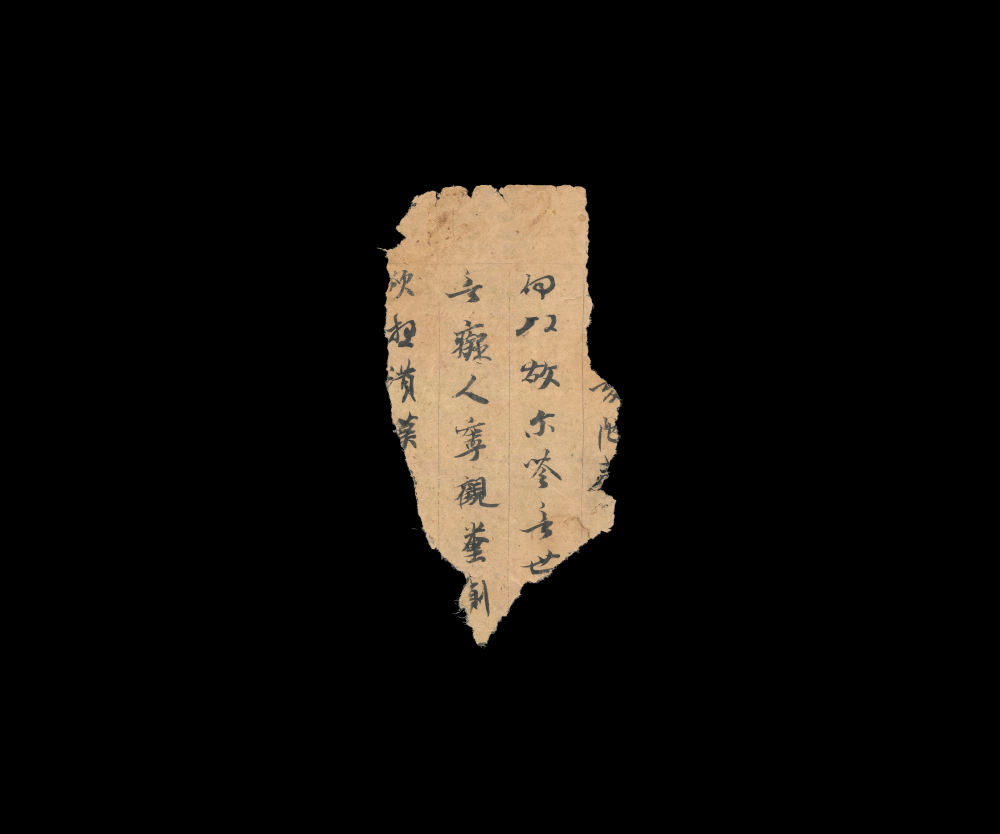
#> input picture parid/12/2.jpg, 3000 x 2500 px, found by its file name (shown at 1/3 size)
$ jupyter execute demo1.ipynb
#> lines starting #> are read from the running program, lines starting #| are printed output that depends on the picture; after the words box and inside, x2 and y2 are one past the last pixel; in counts of white or black regions, pixels touching at a corner belong together
[cell 1]
import cv2
import numpy as np
import matplotlib.pyplot as plt

# 设置 matplotlib 支持中文显示
plt.rcParams['font.sans-serif'] = ['SimHei']
plt.rcParams['axes.unicode_minus'] = False

def freeman_chain_code(contour, closed=True):
    """改进的Freeman链码生成函数，支持开放和闭合轮廓"""
    directions = [0, 1, 2, 3, 4, 5, 6, 7]
    dx = [1, 1, 0, -1, -1, -1, 0, 1]
    dy = [0, 1, 1, 1, 0, -1, -1, -1]
    chain_code = []
    n = len(contour)

    for i in range(n - 1 if not closed else n):
        current = contour[i % n][0]
        next_p = contour[(i + 1) % n][0]
        delta = (next_p[0] - current[0], next_p[1] - current[1])

        found = False
        for j, (ddx, ddy) in enumerate(zip(dx, dy)):
            if delta == (ddx, ddy):
                chain_code.append(j)
                found = True
                break
        if not found:
            raise ValueError(f"Invalid direction delta: {delta} at index {i}")

    return chain_code

# 图像读取（替换为你的实际路径）
image_path = r"C:\Users\28489\Desktop\paired\12\2.jpg"
original = cv2.imread(image_path, cv2.IMREAD_GRAYSCALE)
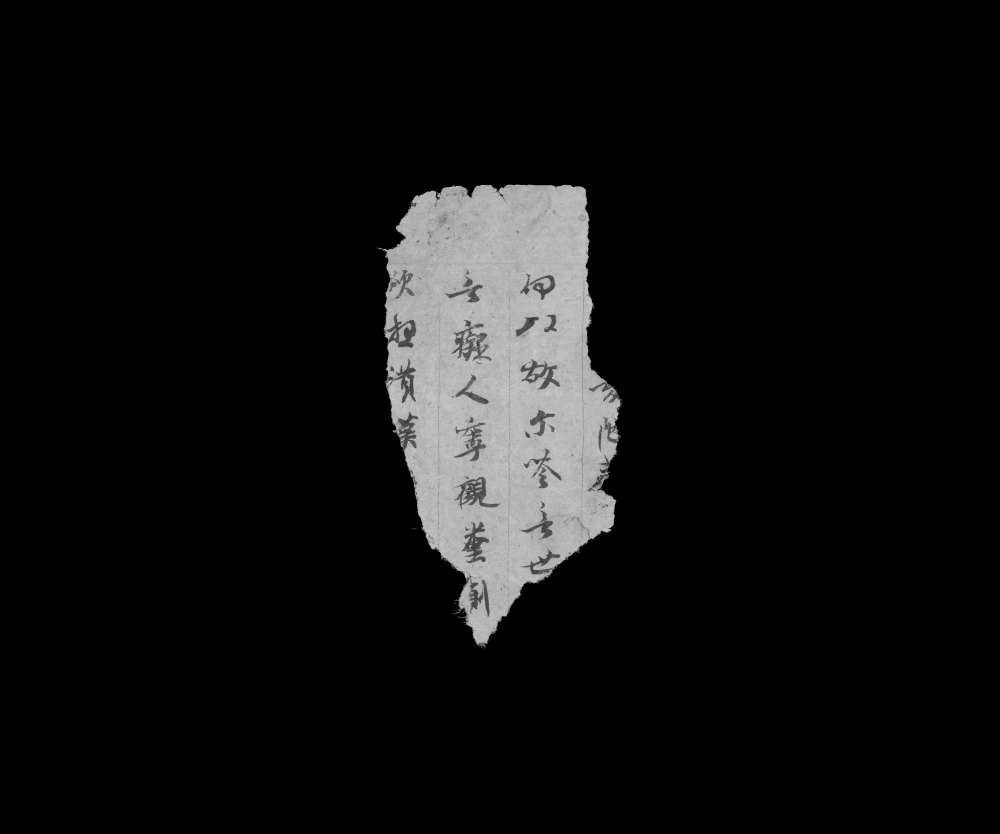
#> original: shape (2500, 3000) (shown at 1/3 size); min 0, max 252, mean 16.1

# 增强预处理流程
def preprocess(img):
    """改进的预处理管道"""
    blurred = cv2.GaussianBlur(img, (7, 7), 1.5)
    thresh = cv2.adaptiveThreshold(blurred, 255,
                                  cv2.ADAPTIVE_THRESH_GAUSSIAN_C,
                                  cv2.THRESH_BINARY_INV, 21, 6)
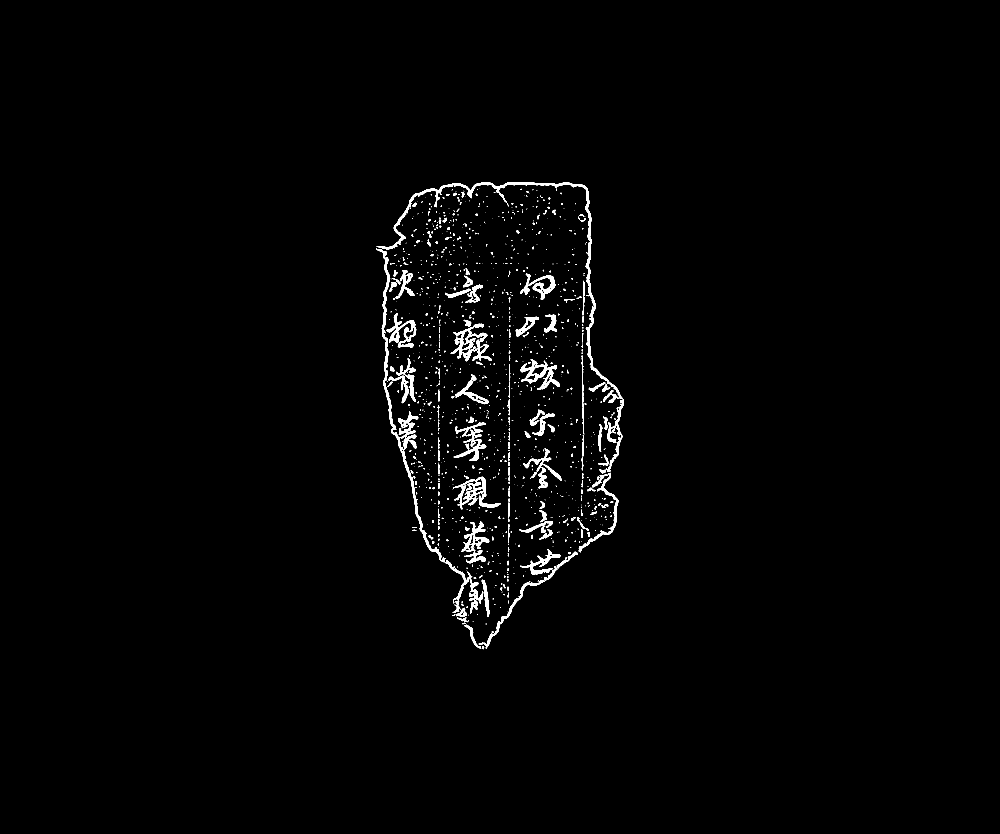
#> thresh: shape (2500, 3000) (shown at 1/3 size); 1.3% white; 1164 white regions (893 under 20 px), largest, box (x1, y1, x2, y2) and area: (1130, 547, 1871, 1415) 13250, (1128, 745, 1269, 1590) 7758, (1352, 971, 1475, 1084) 4340
    kernel = cv2.getStructuringElement(cv2.MORPH_ELLIPSE, (5,5))
    closed = cv2.morphologyEx(thresh, cv2.MORPH_CLOSE, kernel, iterations=3)
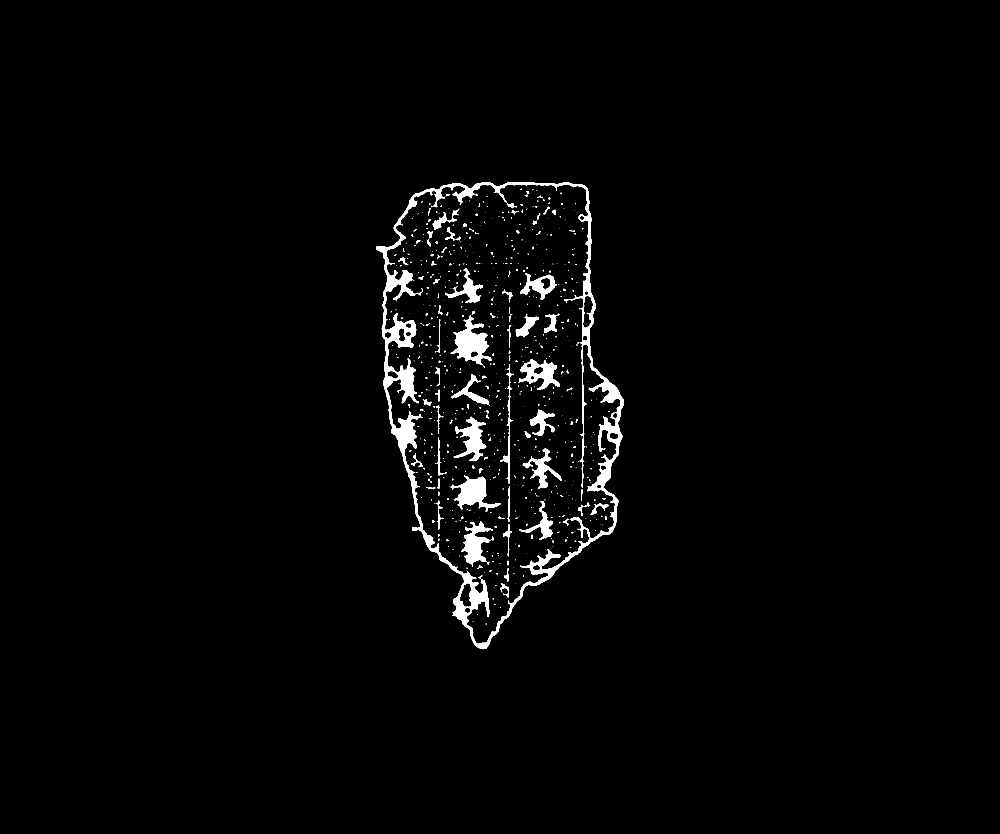
#> closed: shape (2500, 3000) (shown at 1/3 size); 1.8% white; 733 white regions (586 under 20 px)
    return closed

processed = preprocess(original)

# 精确轮廓检测
contours, _ = cv2.findContours(processed,
                              cv2.RETR_EXTERNAL,
                              cv2.CHAIN_APPROX_NONE)
#> contours = 1 contour; box (x1, y1, x2, y2) and area: (1128, 547, 1871, 1948) 732679

# 智能轮廓筛选
def is_valid_contour(cnt):
    """轮廓有效性验证"""
    area = cv2.contourArea(cnt)
    if area < 500:
        return False

    x, y, w, h = cv2.boundingRect(cnt)
    if (x == 0 or y == 0 or
        x + w >= original.shape[1] - 1 or
        y + h >= original.shape[0] - 1):
        return False

    solidity = area / (w * h)
    return 0.3 < solidity < 0.9

valid_contours = [cnt for cnt in contours if is_valid_contour(cnt)]
#> valid_contours has the same summary as contours

if not valid_contours:
    raise ValueError("未找到有效轮廓，请调整预处理参数")

# 选择最佳轮廓
best_contour = max(valid_contours, key=lambda c: cv2.contourArea(c))
#> best_contour = contour of 3634 points, box (x1, y1, x2, y2) (1128, 547, 1871, 1948), area 732679

# 轮廓近似为四边形
perimeter = cv2.arcLength(best_contour, True)
#> perimeter = 4152.6
epsilon = 0.01 * perimeter
#> epsilon = 41.53
approx = cv2.approxPolyDP(best_contour, epsilon, True)
#> approx = contour of 12 points, box (x1, y1, x2, y2) (1128, 553, 1871, 1948), area 713995

# 调整 epsilon 以确保恰好 4 个点
for _ in range(20):
    if len(approx) == 4:
        break
    elif len(approx) > 4:
        epsilon *= 1.1
    else:
        epsilon *= 0.9
    approx = cv2.approxPolyDP(best_contour, epsilon, True)
else:
    raise ValueError("无法近似为恰好 4 个点，请调整 epsilon 或预处理参数")
#> this loop made 13 passes
#> after the loop, epsilon = 130.3

# 找到近似点在原始轮廓中的索引
contour_points = best_contour.reshape(-1, 2)
#> contour_points = 3634 pairs, first value 1128 to 1870, second value 547 to 1947
indices = []
for p in approx.reshape(-1, 2):
    distances = np.sum((contour_points - p)**2, axis=1)
    idx = np.argmin(distances)
    indices.append(idx)
#> this loop made 4 passes
#> (p, idx) on passes 1 to 4: ([1744, 553], 3417), ([1128, 745], 505), ([1449, 1947], 1849), ([1847, 1573], 2364)
#> after the loop, indices = [3417, 505, 1849, 2364]

# 确保索引按顺时针顺序排列
indices.sort()
if len(set(indices)) != 4:
    raise ValueError("近似点映射到重复索引，请减小 epsilon")

# 分割轮廓为四部分
seg1 = best_contour[indices[0]:indices[1]+1]
#> seg1 = contour of 1345 points, box (x1, y1, x2, y2) (1128, 745, 1450, 1948), area 66440
seg2 = best_contour[indices[1]:indices[2]+1]
#> seg2 = contour of 516 points, box (x1, y1, x2, y2) (1449, 1573, 1848, 1948), area 9770
seg3 = best_contour[indices[2]:indices[3]+1]
#> seg3 = contour of 1054 points, box (x1, y1, x2, y2) (1744, 553, 1871, 1574), area 9753
seg4 = np.vstack((best_contour[indices[3]:], best_contour[:indices[0]+1]))
#> seg4 = contour of 723 points, box (x1, y1, x2, y2) (1128, 547, 1745, 746), area 42983

# 为每个段生成 Freeman 链码（开放轮廓）
chain_codes = [
    freeman_chain_code(seg1, closed=False),
    freeman_chain_code(seg2, closed=False),
    freeman_chain_code(seg3, closed=False),
    freeman_chain_code(seg4, closed=False)
]
#> in freeman_chain_code, `n = len(contour)`: n = 1345
#> the loop in freeman_chain_code, `for i in range(n - 1 if not closed else n):` made 1344 passes
#> (current, next_p, delta) on passes 1 to 3: ([1128, 745], [1128, 746], (0, 1)), ([1128, 746], [1128, 747], (0, 1)), ([1128, 747], [1129, 748], (1, 1))
#> after the loop in freeman_chain_code, `for i in range(n - 1 if not closed else n):`: chain_code = 1344 values, max 7 at index 895, min 0 at index 4, mean 1.72
#> the loop in freeman_chain_code (call 2), `for i in range(n - 1 if not closed else n):` made 515 passes
#> (current, next_p, delta) on passes 1 to 3: ([1449, 1947], [1450, 1946], (1, -1)), ([1450, 1946], [1451, 1946], (1, 0)), ([1451, 1946], [1452, 1945], (1, -1))

# 链码验证重建
def reconstruct_from_code(chain, start_point, img_shape, closed=False):
    """带路径验证的重建函数"""
#> called with start_point = (1128, 745), img_shape = (2500, 3000), closed = False
    dx = [1, 1, 0, -1, -1, -1, 0, 1]
    dy = [0, 1, 1, 1, 0, -1, -1, -1]

    path = [start_point]
    current = np.array(start_point)

    for code in chain:
        step = np.array([dx[code], dy[code]])
        next_point = current + step

        next_point = np.clip(next_point, [0, 0], [img_shape[1]-1, img_shape[0]-1])
        path.append(next_point.copy())
        current = next_point
#> this loop made 1344 passes
#> code on passes 1, 3, 4: 2, 1, 1

    return np.array(path, dtype=np.int32)

# 重建每段
start_points = [tuple(seg[0][0]) for seg in [seg1, seg2, seg3, seg4]]
reconstructed_segs = [
    reconstruct_from_code(chain_codes[i], start_points[i], original.shape, closed=False)
    for i in range(4)
]
#> the loop in reconstruct_from_code (call 2), `for code in chain:` made 515 passes
#> code on passes 1 to 3: 7, 0, 7

# 可视化对比
plt.figure(figsize=(15, 10))

# 原始图像
plt.subplot(231)
plt.imshow(original, cmap='gray')
plt.title('原始图像')

# 预处理结果
plt.subplot(232)
plt.imshow(processed, cmap='gray')
plt.title('预处理结果')

# 分段轮廓
contour_img = cv2.cvtColor(original, cv2.COLOR_GRAY2BGR)
colors = [(0,255,0), (255,0,0), (0,0,255), (255,255,0)]  # 绿、蓝、红、黄
segments = [seg1, seg2, seg3, seg4]
for seg, color in zip(segments, colors):
    cv2.polylines(contour_img, [seg], isClosed=False, color=color, thickness=2)
#> this loop made 4 passes
#> color on passes 1 to 4: (0, 255, 0), (255, 0, 0), (0, 0, 255), (255, 255, 0)

plt.subplot(233)
plt.imshow(contour_img)
plt.title('检测到的轮廓 (分段)')

# 重建结果
recon_img = np.zeros_like(contour_img)
for seg, color in zip(reconstructed_segs, colors):
    cv2.polylines(recon_img, [seg], isClosed=False, color=color, thickness=2)
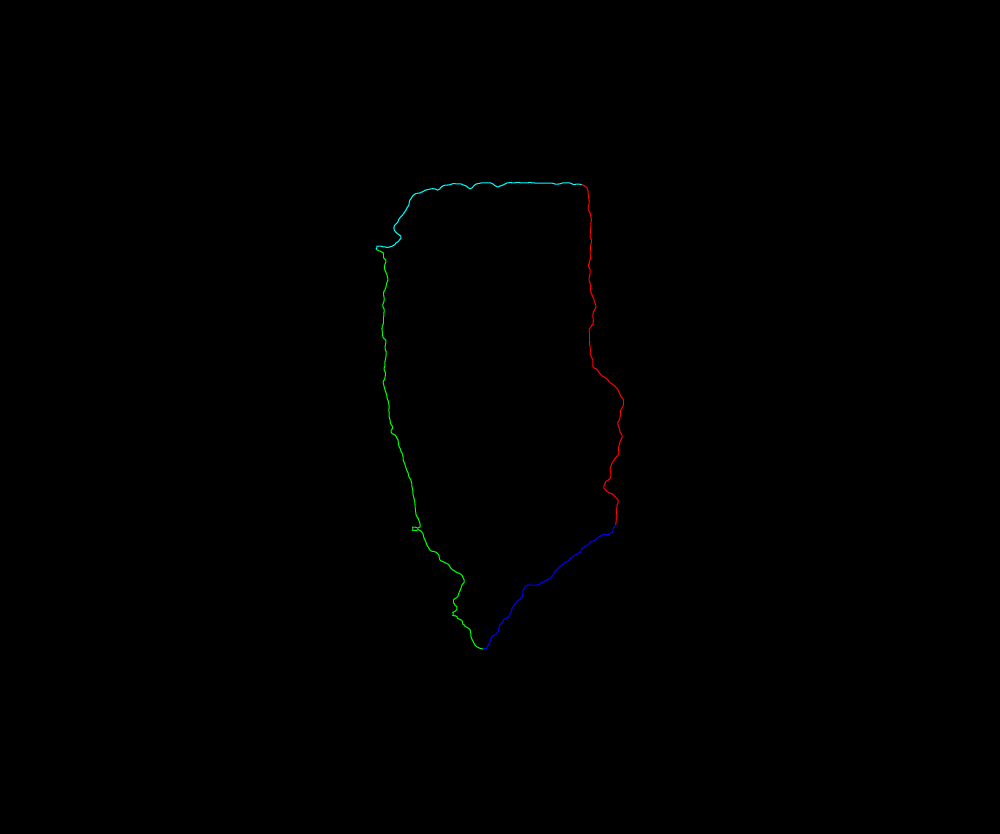
#> recon_img: shape (2500, 3000, 3) (shown at 1/3 size); mean of channels 0, 1, 2 0.2, 0.3, 0.1; drawn as B, G, R

plt.subplot(234)
plt.imshow(recon_img)
plt.title('链码重建轮廓 (分段)')

# 叠加对比
overlay = contour_img.copy()
for seg, color in zip(reconstructed_segs, colors):
    cv2.polylines(overlay, [seg], isClosed=False, color=(255-color[0], 255-color[1], 255-color[2]), thickness=2)

plt.subplot(235)
plt.imshow(overlay)
plt.title('叠加对比 (实:原始，虚:重建)')

# 误差分析
diff = cv2.absdiff(contour_img, recon_img)
plt.subplot(236)
plt.imshow(diff, cmap='jet')
plt.title('差异热力图')

plt.tight_layout()
plt.show()
#> figure, not shown here; B, G, R data is drawn as R, G, B

# 打印链码供参考
for i, chain in enumerate(chain_codes):
    print(f"Segment {i+1} Chain Code: {chain[:10]}... (length: {len(chain)})")
#> this loop made 4 passes
#> (printed output is left out)
